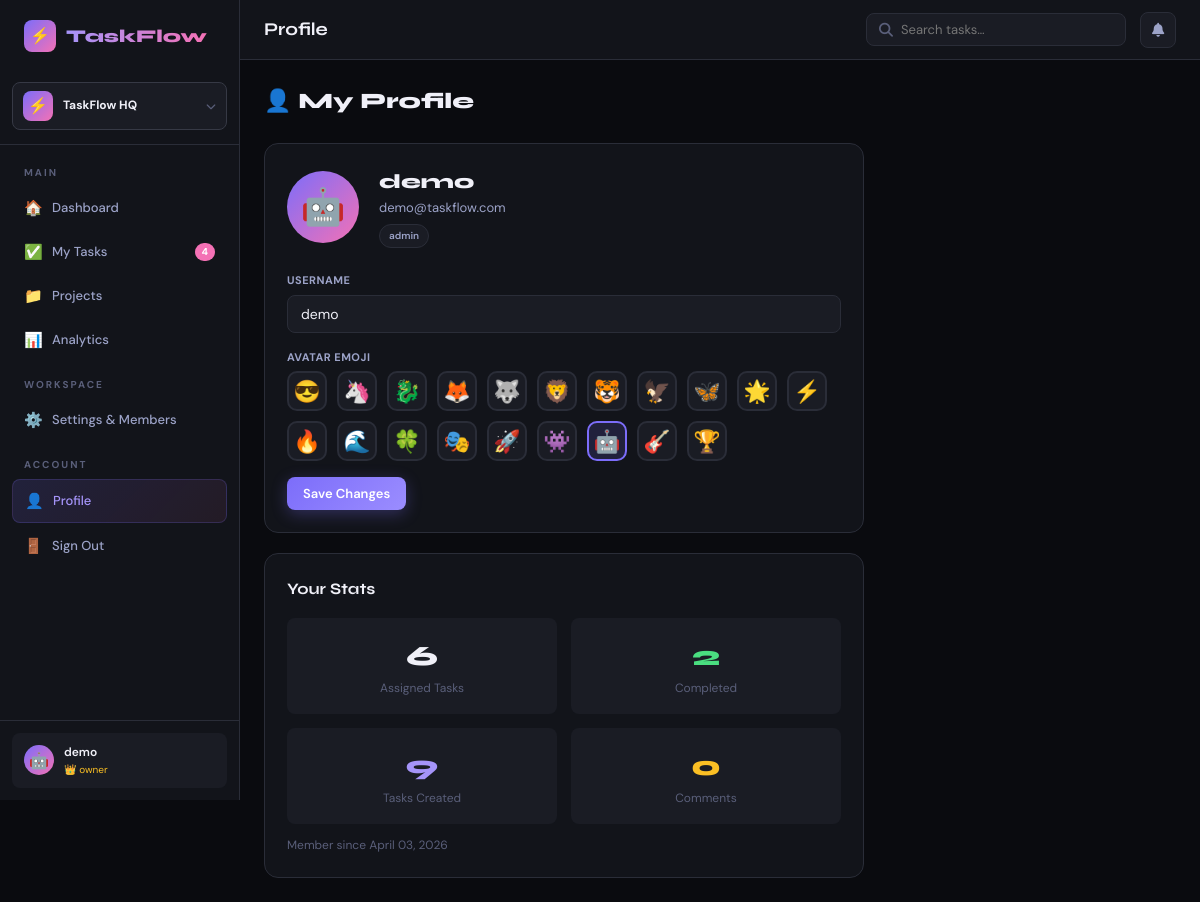
The app's page /profile (signed in) with its own data.
### taskflow 2/app.py (models this page shows)
class Workspace(db.Model):
    id          = db.Column(db.Integer, primary_key=True)
    name        = db.Column(db.String(120), nullable=False)
    slug        = db.Column(db.String(80), unique=True, nullable=False)
    description = db.Column(db.Text)
    avatar      = db.Column(db.String(4), default='🏢')
    plan        = db.Column(db.String(20), default='free')
    created     = db.Column(db.DateTime, default=datetime.utcnow)
    owner_id    = db.Column(db.Integer, db.ForeignKey('user.id'))
    members     = db.relationship('WorkspaceMember', backref='workspace', lazy=True, cascade='all,delete')
    projects    = db.relationship('Project', backref='workspace', lazy=True, cascade='all,delete')
    invites     = db.relationship('WorkspaceInvite', backref='workspace', lazy=True, cascade='all,delete')

class User(db.Model):
    id            = db.Column(db.Integer, primary_key=True)
    username      = db.Column(db.String(80), unique=True, nullable=False)
    email         = db.Column(db.String(120), unique=True, nullable=False)
    password      = db.Column(db.String(256), nullable=False)
    avatar        = db.Column(db.String(2), default='😎')
    role          = db.Column(db.String(20), default='member')
    created       = db.Column(db.DateTime, default=datetime.utcnow)
    active_ws_id  = db.Column(db.Integer, db.ForeignKey('workspace.id'), nullable=True)
    tasks         = db.relationship('Task', foreign_keys='Task.assignee_id', backref='assignee', lazy=True)
    created_tasks = db.relationship('Task', foreign_keys='Task.creator_id', backref='creator', lazy=True)
    notifications = db.relationship('Notification', backref='user', lazy=True)

class WorkspaceMember(db.Model):
    id           = db.Column(db.Integer, primary_key=True)
    workspace_id = db.Column(db.Integer, db.ForeignKey('workspace.id'), nullable=False)
    user_id      = db.Column(db.Integer, db.ForeignKey('user.id'), nullable=False)
    role         = db.Column(db.String(20), default='member')  # owner/admin/member/viewer
    joined       = db.Column(db.DateTime, default=datetime.utcnow)
    user         = db.relationship('User', backref='workspace_memberships')

### taskflow 2/app.py (the view)
@app.route('/profile', methods=['GET','POST'])
@login_required
def profile():
    u = current_user()
    if request.method == 'POST':
        u.username = request.form.get('username', u.username)
        u.avatar   = request.form.get('avatar', u.avatar)
        db.session.commit(); flash('Profile updated!', 'success')
    return render_template('profile.html', user=u)

### taskflow 2/app.py (called while the page is built)
def login_required(f):
    @wraps(f)
    def decorated(*args, **kwargs):
        if 'user_id' not in session:
            return redirect(url_for('login'))
        return f(*args, **kwargs)
    return decorated

def current_user():
    if 'user_id' in session:
        return User.query.get(session['user_id'])
    return None

def active_workspace():
    u = current_user()
    if not u: return None
    if u.active_ws_id:
        ws = Workspace.query.get(u.active_ws_id)
        if ws: return ws
    ws = Workspace.query.filter_by(owner_id=u.id).first()
    if ws: u.active_ws_id = ws.id; db.session.commit()
    return ws

def get_ws_role(ws, user):
    m = WorkspaceMember.query.filter_by(workspace_id=ws.id, user_id=user.id).first()
    return m.role if m else None

### taskflow 2/templates/profile.html (shortened to what this page needs)
{% extends 'base.html' %}
{% block topbar_title %}Profile{% endblock %}
{% block content %}
<div style="max-width:600px;" class="fade-in">
  <div style="font-family:var(--font);font-size:22px;font-weight:800;margin-bottom:24px;">👤 My Profile</div>
  <div class="card fade-in-2" style="margin-bottom:20px;">
    <div style="display:flex;align-items:center;gap:20px;margin-bottom:24px;">
      <div style="width:72px;height:72px;border-radius:50%;background:linear-gradient(135deg,var(--accent),var(--pink));display:flex;align-items:center;justify-content:center;font-size:36px;">{{ user.avatar }}</div>
      <div>
        <div style="font-family:var(--font);font-size:20px;font-weight:800;">{{ user.username }}</div>
        <div style="color:var(--text2);font-size:13px;">{{ user.email }}</div>
        <div style="margin-top:4px;"><span class="chip">{{ user.role }}</span></div>
      </div>
    </div>
    <form method="POST">
      <div class="form-group">
        <label class="form-label">Username</label>
        <input type="text" name="username" class="form-control" value="{{ user.username }}" required>
      </div>
      <div class="form-group">
        <label class="form-label">Avatar Emoji</label>
        <div style="display:flex;flex-wrap:wrap;gap:10px;margin-bottom:8px;">
          {% for e in ['😎','🦄','🐉','🦊','🐺','🦁','🐯','🦅','🦋','🌟','⚡','🔥','🌊','🍀','🎭','🚀','👾','🤖','🎸','🏆'] %}
          <div onclick="selectAv('{{ e }}')" style="cursor:pointer;width:40px;height:40px;border-radius:10px;display:flex;align-items:center;justify-content:center;font-size:22px;border:2px solid {{ 'var(--accent)' if e==user.avatar else 'var(--border)' }};background:{{ 'rgba(124,109,250,0.15)' if e==user.avatar else 'var(--surface2)' }};transition:.2s;" class="av-opt">{{ e }}</div>
          {% endfor %}
        </div>
      </div>
      <button type="submit" class="btn btn-primary">Save Changes</button>
    </form>
  </div>
  <div class="card fade-in-3">
    <div style="font-family:var(--font);font-size:16px;font-weight:700;margin-bottom:16px;">Your Stats</div>
    <div class="grid-2">
      {% set my_tasks = user.tasks %}
      {% set done = my_tasks|selectattr('status','equalto','done')|list %}
      <div style="background:var(--surface2);border-radius:var(--radius-sm);padding:16px;text-align:center;">
        <div style="font-size:28px;font-weight:800;font-family:var(--font);">{{ my_tasks|length }}</div>
        <div style="font-size:12px;color:var(--text3);">Assigned Tasks</div>
      </div>
      <div style="background:var(--surface2);border-radius:var(--radius-sm);padding:16px;text-align:center;">
        <div style="font-size:28px;font-weight:800;font-family:var(--font);color:var(--green);">{{ done|length }}</div>
        <div style="font-size:12px;color:var(--text3);">Completed</div>
      </div>
      <div style="background:var(--surface2);border-radius:var(--radius-sm);padding:16px;text-align:center;">
        <div style="font-size:28px;font-weight:800;font-family:var(--font);color:var(--accent2);">{{ user.created_tasks|length }}</div>
        <div style="font-size:12px;color:var(--text3);">Tasks Created</div>
      </div>
      <div style="background:var(--surface2);border-radius:var(--radius-sm);padding:16px;text-align:center;">
        <div style="font-size:28px;font-weight:800;font-family:var(--font);color:var(--amber);">{{ user.comments|length }}</div>
        <div style="font-size:12px;color:var(--text3);">Comments</div>
      </div>
    </div>
    <div style="margin-top:12px;font-size:12px;color:var(--text3);">Member since {{ user.created.strftime('%B %d, %Y') }}</div>
  </div>
</div>
{% endblock %}

### taskflow 2/templates/base.html (shortened to what this page needs)
<!DOCTYPE html>
<html lang="en">
<head>
<link rel="stylesheet" href="https://cdnjs.cloudflare.com/ajax/libs/font-awesome/6.4.0/css/all.min.css">
</head>
<body>
<div class="app-layout">
{% if session.user_id %}
<aside class="sidebar" id="sidebar">
  <div class="sidebar-logo">
    <div class="logo-icon">⚡</div>
    <span>TaskFlow</span>
  </div>
  {% if ws %}
  <div class="ws-switcher" onclick="document.getElementById('ws-dropdown').classList.toggle('open');event.stopPropagation();">
    <div class="ws-chip">
      <div class="ws-avatar">{{ ws.avatar }}</div>
      <div class="ws-name">{{ ws.name }}</div>
      <i class="fas fa-chevron-down" style="font-size:10px;color:var(--text3);"></i>
    </div>
  </div>
  {% endif %}
  <nav>
    <div class="sidebar-section">Main</div>
    <a href="/dashboard" class="nav-item {% if request.endpoint=='dashboard' %}active{% endif %}">
      <span class="icon">🏠</span> Dashboard
    </a>
    <a href="/tasks" class="nav-item {% if request.endpoint=='tasks' %}active{% endif %}">
      <span class="icon">✅</span> My Tasks
      {% if overdue_count %}<span class="nav-badge">{{ overdue_count }}</span>{% endif %}
    </a>
    <a href="/projects" class="nav-item {% if 'project' in request.endpoint %}active{% endif %}">
      <span class="icon">📁</span> Projects
    </a>
    <a href="/analytics" class="nav-item {% if request.endpoint=='analytics' %}active{% endif %}">
      <span class="icon">📊</span> Analytics
    </a>
    {% if ws %}
    <div class="sidebar-section">Workspace</div>
    <a href="/workspaces/{{ ws.id }}/settings" class="nav-item {% if request.endpoint=='workspace_settings' %}active{% endif %}">
      <span class="icon">⚙️</span> {% if can_admin_ws %}Settings & Members{% else %}View Members{% endif %}
    </a>
    {% endif %}
    <div class="sidebar-section">Account</div>
    <a href="/profile" class="nav-item {% if request.endpoint=='profile' %}active{% endif %}">
      <span class="icon">👤</span> Profile
    </a>
    <a href="/logout" class="nav-item"><span class="icon">🚪</span> Sign Out</a>
  </nav>
  <div class="sidebar-footer">
    <a href="/profile" class="user-chip">
      <div class="user-avatar">{{ user.avatar if user else '👤' }}</div>
      <div>
        <div class="user-name">{{ user.username if user else 'User' }}</div>
        <div class="user-role" style="display:flex;align-items:center;gap:4px;">{% if ws_role %}<span style="color:{% if ws_role=='owner' %}var(--amber){% elif ws_role=='admin' %}var(--accent2){% elif ws_role=='viewer' %}var(--text3){% else %}var(--cyan){% endif %};">{% if ws_role=='owner' %}👑{% elif ws_role=='admin' %}⚡{% elif ws_role=='viewer' %}👁{% else %}👤{% endif %} {{ ws_role }}</span>{% endif %}</div>
      </div>
    </a>
  </div>
</aside>
{% endif %}
<div class="main-content">
{% if session.user_id %}
<header class="topbar">
  <div class="topbar-title">{% block topbar_title %}{% endblock %}</div>
  <div style="position:relative;">
    <div class="search-box">
      <i class="fas fa-search"></i>
      <input type="text" id="search-input" placeholder="Search tasks…" autocomplete="off">
    </div>
  </div>
  <div style="position:relative;">
    <div class="notif-btn" id="notif-btn" onclick="toggleNotif()">
      <i class="fas fa-bell"></i>
    </div>
  </div>
</header>
{% endif %}
<div class="page-content">
{% block content %}{% endblock %}
</div>
</div>
</div>
</body>
</html>

### records on screen
Workspace: avatar "⚡", name "TaskFlow HQ"
User: avatar "🤖", username "demo", email "demo@taskflow.com", role "admin", created "April 03, 2026"
WorkspaceMember: role "owner"

### other values on screen
{{ overdue_count }} "4"
{{ e }} "😎" "🦄" "🐉" "🦊" "🐺" "🦁" "🐯" "🦅" "🦋" "🌟" "⚡" "🔥" "🌊" "🍀" "🎭" "🚀" "👾" "🤖" "🎸" "🏆"
{{ my_tasks|length }} "6"
{{ done|length }} "2"
{{ user.created_tasks|length }} "9"
{{ user.comments|length }} "0"
